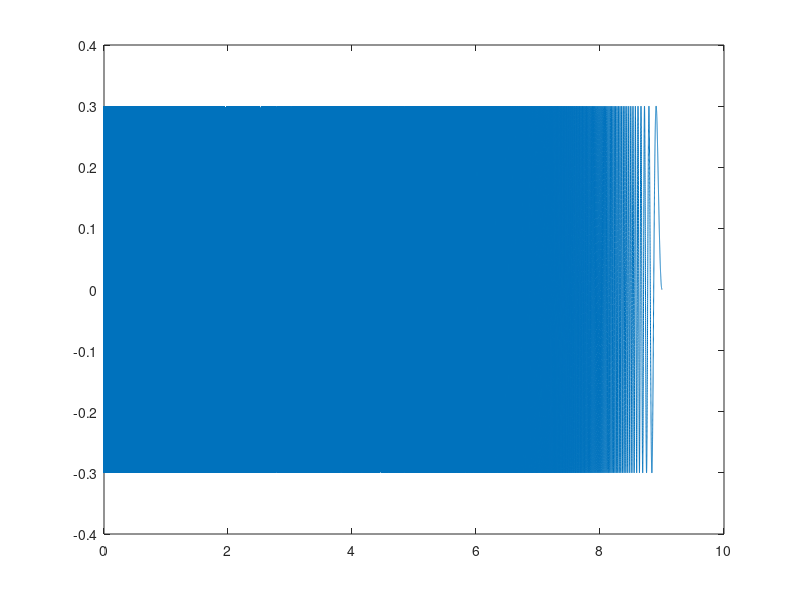

The MATLAB source for this figure: (Note: this script raises an error after producing the figure.)
% Frequency Modulation Example

% Amplitude
A = 0.3;
% Sample Rate (samples per second)
Hz = 48000;
% Signal Length (in seconds)
s = 3;
% Frequency (in Hertz)
f = 1000;
% Sample list
tt = 0:1 / Hz:s;


% An easy way to modulate frequency is by manipulating the time dimension
% Let time dimension quadratically scale (square each element)
tt = tt.^2;
% This can be interpreted as time flowing faster and faster for the wave
% Which means its frequency is increasing as time goes on
% tt = tt .* sin(tt) u can try this

% Generate sine wave with this time dimension
wave = A * sin(2 * pi * f * tt);
% Listen
% sound(wave, Hz)

% You may want to hear sound from reverse.
wave = fliplr(wave);

% Do not forget to plot what you have prepared.
plot(tt, wave)
spectrogram(wave, hamming(length(wave)/20), [], [], Hz, "yaxis");

% Do not forget to play what you have prepared.
sound(wave, Hz)